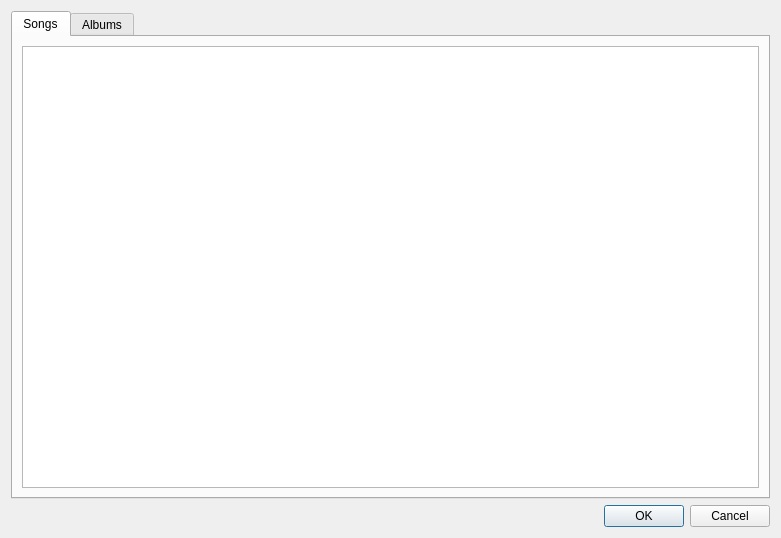
<?xml version="1.0" encoding="UTF-8"?>
<ui version="4.0">
 <class>HistoryDialog</class>
 <widget class="QDialog" name="HistoryDialog">
  <property name="geometry">
   <rect>
    <x>0</x>
    <y>0</y>
    <width>781</width>
    <height>538</height>
   </rect>
  </property>
  <property name="windowTitle">
   <string>Dialog</string>
  </property>
  <property name="modal">
   <bool>false</bool>
  </property>
  <layout class="QGridLayout" name="gridLayout">
   <item row="0" column="0">
    <layout class="QVBoxLayout" name="verticalLayout_2">
     <item>
      <widget class="QTabWidget" name="tabWidget">
       <property name="currentIndex">
        <number>0</number>
       </property>
       <widget class="QWidget" name="songs">
        <attribute name="title">
         <string>Songs</string>
        </attribute>
        <layout class="QGridLayout" name="gridLayout_2">
         <item row="0" column="0">
          <widget class="QTableView" name="tableView"/>
         </item>
        </layout>
       </widget>
       <widget class="QWidget" name="albums">
        <attribute name="title">
         <string>Albums</string>
        </attribute>
        <layout class="QGridLayout" name="gridLayout_3">
         <item row="0" column="0">
          <widget class="QTableView" name="albumsTable">
           <property name="sortingEnabled">
            <bool>true</bool>
           </property>
          </widget>
         </item>
        </layout>
       </widget>
      </widget>
     </item>
     <item alignment="Qt::AlignmentFlag::AlignBottom">
      <widget class="QDialogButtonBox" name="buttonBox">
       <property name="orientation">
        <enum>Qt::Orientation::Horizontal</enum>
       </property>
       <property name="standardButtons">
        <set>QDialogButtonBox::StandardButton::Cancel|QDialogButtonBox::StandardButton::Ok</set>
       </property>
      </widget>
     </item>
    </layout>
   </item>
  </layout>
 </widget>
 <resources/>
 <connections>
  <connection>
   <sender>buttonBox</sender>
   <signal>accepted()</signal>
   <receiver>HistoryDialog</receiver>
   <slot>accept()</slot>
   <hints>
    <hint type="sourcelabel">
     <x>248</x>
     <y>254</y>
    </hint>
    <hint type="destinationlabel">
     <x>157</x>
     <y>274</y>
    </hint>
   </hints>
  </connection>
  <connection>
   <sender>buttonBox</sender>
   <signal>rejected()</signal>
   <receiver>HistoryDialog</receiver>
   <slot>reject()</slot>
   <hints>
    <hint type="sourcelabel">
     <x>316</x>
     <y>260</y>
    </hint>
    <hint type="destinationlabel">
     <x>286</x>
     <y>274</y>
    </hint>
   </hints>
  </connection>
 </connections>
</ui>
